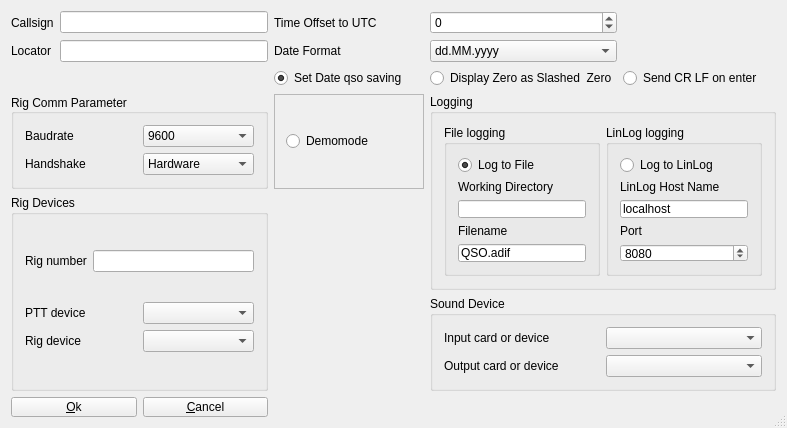
<?xml version="1.0" encoding="UTF-8"?>
<ui version="4.0">
 <class>GeneralSettings</class>
 <widget class="QDialog" name="GeneralSettings">
  <property name="geometry">
   <rect>
    <x>0</x>
    <y>0</y>
    <width>787</width>
    <height>428</height>
   </rect>
  </property>
  <property name="sizePolicy">
   <sizepolicy hsizetype="Fixed" vsizetype="Fixed">
    <horstretch>0</horstretch>
    <verstretch>0</verstretch>
   </sizepolicy>
  </property>
  <property name="minimumSize">
   <size>
    <width>650</width>
    <height>300</height>
   </size>
  </property>
  <property name="baseSize">
   <size>
    <width>650</width>
    <height>300</height>
   </size>
  </property>
  <property name="focusPolicy">
   <enum>Qt::ClickFocus</enum>
  </property>
  <property name="windowTitle">
   <string>LinPSK General Settings</string>
  </property>
  <property name="sizeGripEnabled">
   <bool>true</bool>
  </property>
  <layout class="QGridLayout" name="gridLayout_4">
   <item row="0" column="0">
    <widget class="QLabel" name="CallsignL">
     <property name="frameShape">
      <enum>QFrame::NoFrame</enum>
     </property>
     <property name="frameShadow">
      <enum>QFrame::Plain</enum>
     </property>
     <property name="text">
      <string>Callsign</string>
     </property>
     <property name="wordWrap">
      <bool>false</bool>
     </property>
    </widget>
   </item>
   <item row="0" column="1">
    <widget class="QLineEdit" name="Callsign"/>
   </item>
   <item row="0" column="2">
    <widget class="QLabel" name="UTCL">
     <property name="text">
      <string>Time Offset to UTC</string>
     </property>
     <property name="wordWrap">
      <bool>false</bool>
     </property>
    </widget>
   </item>
   <item row="0" column="3">
    <widget class="QSpinBox" name="UTC">
     <property name="minimum">
      <number>-12</number>
     </property>
     <property name="maximum">
      <number>12</number>
     </property>
    </widget>
   </item>
   <item row="0" column="4">
    <spacer name="horizontalSpacer_6">
     <property name="orientation">
      <enum>Qt::Horizontal</enum>
     </property>
     <property name="sizeHint" stdset="0">
      <size>
       <width>178</width>
       <height>20</height>
      </size>
     </property>
    </spacer>
   </item>
   <item row="1" column="0">
    <widget class="QLabel" name="label_3">
     <property name="text">
      <string>Locator</string>
     </property>
    </widget>
   </item>
   <item row="1" column="1">
    <widget class="QLineEdit" name="myLocator"/>
   </item>
   <item row="1" column="2">
    <widget class="QLabel" name="label_6">
     <property name="text">
      <string>Date Format</string>
     </property>
    </widget>
   </item>
   <item row="1" column="3">
    <widget class="QComboBox" name="dateFormat">
     <property name="whatsThis">
      <string>describes the format displaying the date within qsodata </string>
     </property>
     <item>
      <property name="text">
       <string>dd.MM.yyyy</string>
      </property>
     </item>
     <item>
      <property name="text">
       <string>yyyy-MM-dd</string>
      </property>
     </item>
    </widget>
   </item>
   <item row="1" column="4">
    <spacer name="horizontalSpacer_7">
     <property name="orientation">
      <enum>Qt::Horizontal</enum>
     </property>
     <property name="sizeHint" stdset="0">
      <size>
       <width>178</width>
       <height>20</height>
      </size>
     </property>
    </spacer>
   </item>
   <item row="2" column="0" colspan="2">
    <spacer name="horizontalSpacer_5">
     <property name="orientation">
      <enum>Qt::Horizontal</enum>
     </property>
     <property name="sizeHint" stdset="0">
      <size>
       <width>283</width>
       <height>20</height>
      </size>
     </property>
    </spacer>
   </item>
   <item row="2" column="2">
    <widget class="QRadioButton" name="autoDate">
     <property name="minimumSize">
      <size>
       <width>150</width>
       <height>0</height>
      </size>
     </property>
     <property name="text">
      <string>Set Date qso saving</string>
     </property>
     <property name="checked">
      <bool>true</bool>
     </property>
     <property name="autoExclusive">
      <bool>false</bool>
     </property>
    </widget>
   </item>
   <item row="2" column="3">
    <widget class="QRadioButton" name="SlashedZero">
     <property name="font">
      <font/>
     </property>
     <property name="text">
      <string>Display Zero as Slashed  Zero</string>
     </property>
     <property name="autoExclusive">
      <bool>false</bool>
     </property>
    </widget>
   </item>
   <item row="2" column="4">
    <widget class="QRadioButton" name="autoCrLf">
     <property name="enabled">
      <bool>true</bool>
     </property>
     <property name="text">
      <string>Send CR LF on enter</string>
     </property>
    </widget>
   </item>
   <item row="3" column="0" colspan="2">
    <widget class="QGroupBox" name="groupBox">
     <property name="title">
      <string>Rig Comm Parameter</string>
     </property>
     <property name="alignment">
      <set>Qt::AlignLeading|Qt::AlignLeft|Qt::AlignVCenter</set>
     </property>
     <layout class="QGridLayout" name="gridLayout_5">
      <item row="0" column="0">
       <widget class="QLabel" name="label_14">
        <property name="text">
         <string>Baudrate</string>
        </property>
       </widget>
      </item>
      <item row="0" column="1">
       <widget class="QComboBox" name="baudRate">
        <property name="toolTip">
         <string>Select Baudrate</string>
        </property>
        <property name="currentIndex">
         <number>3</number>
        </property>
        <item>
         <property name="text">
          <string>1200</string>
         </property>
        </item>
        <item>
         <property name="text">
          <string>2400</string>
         </property>
        </item>
        <item>
         <property name="text">
          <string>4800</string>
         </property>
        </item>
        <item>
         <property name="text">
          <string>9600</string>
         </property>
        </item>
        <item>
         <property name="text">
          <string>19200</string>
         </property>
        </item>
        <item>
         <property name="text">
          <string>38400</string>
         </property>
        </item>
        <item>
         <property name="text">
          <string>57600</string>
         </property>
        </item>
       </widget>
      </item>
      <item row="1" column="0">
       <widget class="QLabel" name="label_15">
        <property name="text">
         <string>Handshake</string>
        </property>
       </widget>
      </item>
      <item row="1" column="1">
       <widget class="QComboBox" name="handShake">
        <property name="toolTip">
         <string>Select Handshake</string>
        </property>
        <property name="currentIndex">
         <number>1</number>
        </property>
        <property name="maxVisibleItems">
         <number>3</number>
        </property>
        <item>
         <property name="text">
          <string>None</string>
         </property>
        </item>
        <item>
         <property name="text">
          <string>Hardware</string>
         </property>
        </item>
        <item>
         <property name="text">
          <string>XonXoff</string>
         </property>
        </item>
       </widget>
      </item>
     </layout>
    </widget>
   </item>
   <item row="3" column="2">
    <widget class="QFrame" name="frame">
     <property name="frameShape">
      <enum>QFrame::StyledPanel</enum>
     </property>
     <property name="frameShadow">
      <enum>QFrame::Raised</enum>
     </property>
     <layout class="QVBoxLayout" name="verticalLayout_2">
      <item>
       <widget class="QRadioButton" name="Demomode">
        <property name="text">
         <string>Demomode</string>
        </property>
       </widget>
      </item>
     </layout>
    </widget>
   </item>
   <item row="3" column="3" rowspan="2" colspan="2">
    <widget class="QGroupBox" name="groupBox_3">
     <property name="title">
      <string>Logging</string>
     </property>
     <layout class="QGridLayout" name="gridLayout_3">
      <item row="0" column="0">
       <widget class="QGroupBox" name="groupBox_4">
        <property name="title">
         <string>File logging</string>
        </property>
        <layout class="QVBoxLayout" name="verticalLayout_3">
         <item>
          <widget class="QRadioButton" name="fileLog">
           <property name="text">
            <string>Log to File</string>
           </property>
           <property name="checked">
            <bool>true</bool>
           </property>
           <property name="autoExclusive">
            <bool>false</bool>
           </property>
          </widget>
         </item>
         <item>
          <widget class="QLabel" name="label">
           <property name="text">
            <string>Working Directory</string>
           </property>
          </widget>
         </item>
         <item>
          <widget class="QLineEdit" name="Directory"/>
         </item>
         <item>
          <widget class="QLabel" name="label_2">
           <property name="text">
            <string>Filename</string>
           </property>
          </widget>
         </item>
         <item>
          <widget class="QLineEdit" name="QsoFile">
           <property name="text">
            <string>QSO.adif</string>
           </property>
           <property name="cursorPosition">
            <number>8</number>
           </property>
          </widget>
         </item>
        </layout>
       </widget>
      </item>
      <item row="0" column="1">
       <widget class="QGroupBox" name="groupBox_5">
        <property name="title">
         <string>LinLog logging</string>
        </property>
        <layout class="QVBoxLayout" name="verticalLayout_4">
         <item>
          <widget class="QRadioButton" name="LinLog">
           <property name="text">
            <string>Log to LinLog</string>
           </property>
           <property name="autoExclusive">
            <bool>false</bool>
           </property>
          </widget>
         </item>
         <item>
          <widget class="QLabel" name="label_4">
           <property name="text">
            <string>LinLog Host Name</string>
           </property>
          </widget>
         </item>
         <item>
          <widget class="QLineEdit" name="Host">
           <property name="text">
            <string>localhost</string>
           </property>
          </widget>
         </item>
         <item>
          <widget class="QLabel" name="label_5">
           <property name="text">
            <string>Port</string>
           </property>
          </widget>
         </item>
         <item>
          <widget class="QSpinBox" name="Port">
           <property name="minimum">
            <number>1024</number>
           </property>
           <property name="maximum">
            <number>64000</number>
           </property>
           <property name="value">
            <number>8080</number>
           </property>
          </widget>
         </item>
        </layout>
       </widget>
      </item>
     </layout>
    </widget>
   </item>
   <item row="4" column="0" rowspan="2" colspan="2">
    <widget class="QGroupBox" name="groupBox_2">
     <property name="title">
      <string>Rig Devices</string>
     </property>
     <layout class="QVBoxLayout" name="verticalLayout_5">
      <item>
       <layout class="QHBoxLayout" name="horizontalLayout">
        <item>
         <widget class="QLabel" name="label_11">
          <property name="text">
           <string>Rig number</string>
          </property>
         </widget>
        </item>
        <item>
         <widget class="QLineEdit" name="modelNr">
          <property name="toolTip">
           <string>Set Rig number as defined in hamlib</string>
          </property>
          <property name="inputMask">
           <string extracomment="Modelnumber from hamlib">0999; </string>
          </property>
          <property name="alignment">
           <set>Qt::AlignRight|Qt::AlignTrailing|Qt::AlignVCenter</set>
          </property>
         </widget>
        </item>
       </layout>
      </item>
      <item>
       <layout class="QGridLayout" name="gridLayout_2">
        <item row="0" column="0">
         <widget class="QLabel" name="label_9">
          <property name="text">
           <string>PTT device</string>
          </property>
         </widget>
        </item>
        <item row="1" column="0">
         <widget class="QLabel" name="label_10">
          <property name="text">
           <string>Rig device</string>
          </property>
         </widget>
        </item>
        <item row="0" column="1">
         <widget class="QComboBox" name="pttDevice"/>
        </item>
        <item row="1" column="1">
         <widget class="QComboBox" name="rigControl"/>
        </item>
       </layout>
      </item>
     </layout>
    </widget>
   </item>
   <item row="5" column="3" colspan="2">
    <widget class="QGroupBox" name="SoundDeviceBox">
     <property name="title">
      <string>Sound Device</string>
     </property>
     <layout class="QGridLayout" name="gridLayout">
      <item row="0" column="0">
       <widget class="QLabel" name="label_7">
        <property name="text">
         <string>Input card or device</string>
        </property>
       </widget>
      </item>
      <item row="1" column="0">
       <widget class="QLabel" name="label_8">
        <property name="text">
         <string>Output card or device</string>
        </property>
       </widget>
      </item>
      <item row="0" column="1">
       <widget class="QComboBox" name="soundInputDeviceName"/>
      </item>
      <item row="1" column="1">
       <widget class="QComboBox" name="soundOutputDeviceName"/>
      </item>
     </layout>
    </widget>
   </item>
   <item row="6" column="0" colspan="2">
    <layout class="QHBoxLayout" name="horizontalLayout_2">
     <item>
      <widget class="QPushButton" name="buttonOk">
       <property name="minimumSize">
        <size>
         <width>80</width>
         <height>20</height>
        </size>
       </property>
       <property name="font">
        <font/>
       </property>
       <property name="focusPolicy">
        <enum>Qt::ClickFocus</enum>
       </property>
       <property name="text">
        <string>&amp;Ok</string>
       </property>
       <property name="shortcut">
        <string>Alt+O</string>
       </property>
       <property name="autoDefault">
        <bool>false</bool>
       </property>
       <property name="default">
        <bool>false</bool>
       </property>
      </widget>
     </item>
     <item>
      <widget class="QPushButton" name="buttonCancel">
       <property name="minimumSize">
        <size>
         <width>80</width>
         <height>20</height>
        </size>
       </property>
       <property name="font">
        <font/>
       </property>
       <property name="focusPolicy">
        <enum>Qt::ClickFocus</enum>
       </property>
       <property name="text">
        <string>&amp;Cancel</string>
       </property>
       <property name="shortcut">
        <string/>
       </property>
       <property name="autoDefault">
        <bool>false</bool>
       </property>
       <property name="default">
        <bool>false</bool>
       </property>
       <property name="flat">
        <bool>false</bool>
       </property>
      </widget>
     </item>
    </layout>
   </item>
   <item row="6" column="2">
    <spacer name="horizontalSpacer_8">
     <property name="orientation">
      <enum>Qt::Horizontal</enum>
     </property>
     <property name="sizeHint" stdset="0">
      <size>
       <width>40</width>
       <height>20</height>
      </size>
     </property>
    </spacer>
   </item>
   <item row="6" column="3" colspan="2">
    <spacer name="horizontalSpacer">
     <property name="orientation">
      <enum>Qt::Horizontal</enum>
     </property>
     <property name="sizeHint" stdset="0">
      <size>
       <width>358</width>
       <height>20</height>
      </size>
     </property>
    </spacer>
   </item>
  </layout>
 </widget>
 <layoutdefault spacing="6" margin="11"/>
 <pixmapfunction>qPixmapFromMimeSource</pixmapfunction>
 <tabstops>
  <tabstop>Callsign</tabstop>
  <tabstop>UTC</tabstop>
  <tabstop>Demomode</tabstop>
  <tabstop>fileLog</tabstop>
  <tabstop>Directory</tabstop>
  <tabstop>QsoFile</tabstop>
  <tabstop>LinLog</tabstop>
  <tabstop>Host</tabstop>
  <tabstop>Port</tabstop>
 </tabstops>
 <includes>
  <include location="local">parameter.h</include>
 </includes>
 <resources/>
 <connections>
  <connection>
   <sender>buttonOk</sender>
   <signal>clicked()</signal>
   <receiver>GeneralSettings</receiver>
   <slot>accept()</slot>
   <hints>
    <hint type="sourcelabel">
     <x>20</x>
     <y>20</y>
    </hint>
    <hint type="destinationlabel">
     <x>20</x>
     <y>20</y>
    </hint>
   </hints>
  </connection>
  <connection>
   <sender>buttonCancel</sender>
   <signal>clicked()</signal>
   <receiver>GeneralSettings</receiver>
   <slot>reject()</slot>
   <hints>
    <hint type="sourcelabel">
     <x>20</x>
     <y>20</y>
    </hint>
    <hint type="destinationlabel">
     <x>20</x>
     <y>20</y>
    </hint>
   </hints>
  </connection>
  <connection>
   <sender>Demomode</sender>
   <signal>clicked(bool)</signal>
   <receiver>GeneralSettings</receiver>
   <slot>selectDemomode(bool)</slot>
   <hints>
    <hint type="sourcelabel">
     <x>324</x>
     <y>115</y>
    </hint>
    <hint type="destinationlabel">
     <x>393</x>
     <y>213</y>
    </hint>
   </hints>
  </connection>
  <connection>
   <sender>LinLog</sender>
   <signal>clicked(bool)</signal>
   <receiver>GeneralSettings</receiver>
   <slot>selectLinLogLogging(bool)</slot>
   <hints>
    <hint type="sourcelabel">
     <x>683</x>
     <y>154</y>
    </hint>
    <hint type="destinationlabel">
     <x>393</x>
     <y>213</y>
    </hint>
   </hints>
  </connection>
  <connection>
   <sender>fileLog</sender>
   <signal>clicked(bool)</signal>
   <receiver>GeneralSettings</receiver>
   <slot>selectFileLogging(bool)</slot>
   <hints>
    <hint type="sourcelabel">
     <x>511</x>
     <y>154</y>
    </hint>
    <hint type="destinationlabel">
     <x>393</x>
     <y>213</y>
    </hint>
   </hints>
  </connection>
 </connections>
 <slots>
  <slot>selectDemomode(bool)</slot>
  <slot>setControlDevice(QModelIndex)</slot>
  <slot>selectLinLogLogging(bool)</slot>
  <slot>selectFileLogging(bool)</slot>
  <slot>setRigNumber()</slot>
 </slots>
</ui>
